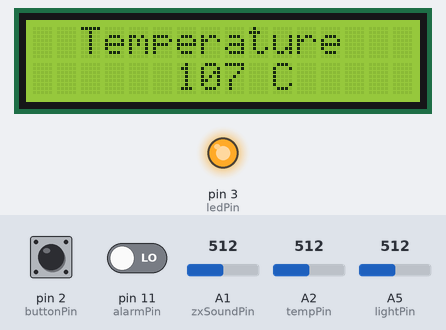
A sketch run on a simulated Arduino Mega 2560, built with avr-gcc and run on an emulated ATmega2560. Parts: 16×2 character LCD, output pins drawn as LEDs (lit = HIGH). The test bench sets the inputs (shaded band); at power-on: A2 (tempPin) = 512, pin 2 (buttonPin) LOW, pin 11 (alarmPin) LOW, A1 (zxSoundPin) = 512, A5 (lightPin) = 512. Random numbers use the default seed unless the sketch sets one; what the sketch prints to the serial monitor is not drawn.

Above: at 1.2 s.
1.3 s: A2 (tempPin) set to 716
At 3.6 s:
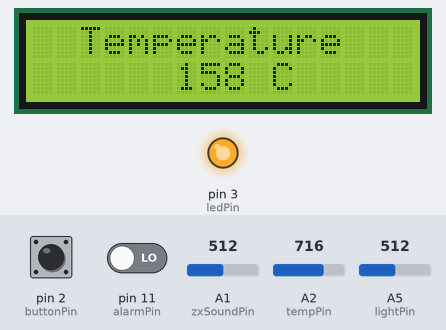
5.2 s: A2 (tempPin) set to 900
At 7.5 s:
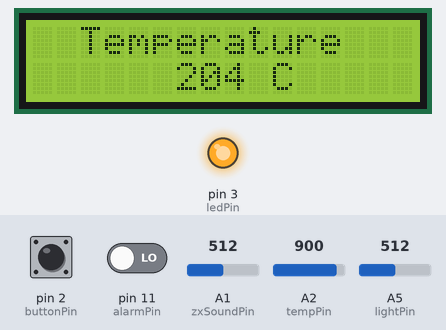
21.1 s: A2 (tempPin) set to 1023
At 22.0 s:
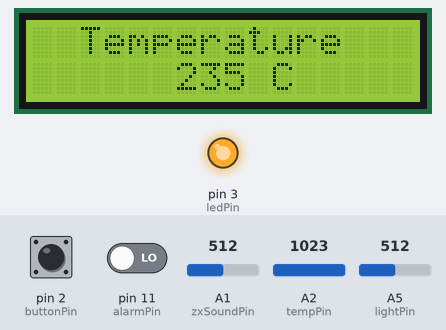
Timing chart, 0 to 24.1 s (numbered marks = the images above; inputs shaded):
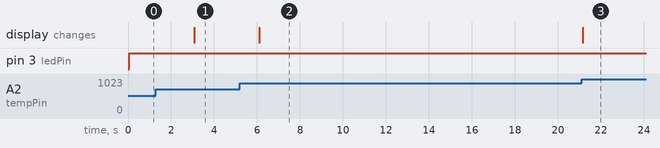

Measured:
- after the input at 1.3 s, the display: changes after 1.8 s (image 1)
- after the input at 5.2 s, the display: changes after 0.89 s (image 2)
- after the input at 21.1 s, the display: changes after 0.05 s (image 3)

The sketch:

smartBed.ino
```cpp
#include <LiquidCrystal.h>
#include <DHT.h>
#include <time.h>

LiquidCrystal lcd(8, 9, 4, 5, 6, 7);


int zxSoundPin = A1;
int tempPin = A2;
int lightPin = A5;
int alarmPin = 11;
int ledPin = 3;
int buttonPin = 2;
int lightOn = 1;
int lightOff = 0;
int alarmValue = 0;

void setup() {
  srand(time(NULL));
  lcd.begin(16, 2);
  pinMode(lightPin, INPUT);
  pinMode(zxSoundPin, INPUT);
  pinMode(tempPin, INPUT);
  pinMode(ledPin, OUTPUT);
  pinMode(buttonPin, INPUT);
  pinMode(alarmPin, INPUT);
  Serial.begin(9600);
  Serial1.begin(115200);
}

void loop() {
  String motion = "false";
  int light = analogRead(A5);
  int zxSound = analogRead(zxSoundPin);
  int button = digitalRead(buttonPin);
  String buttonCheck = "false";
  int temp = (25 * analogRead(A2) - 2050) / 100;
  alarmValue = digitalRead(alarmPin);
  if (alarmValue == 1) {
    motion = "true";
  }
  else if (alarmValue == 0) {
    motion = "false";
  }
  lcd.clear();
  lcd.setCursor(0, 0);
  if (button == 1 && light < 300) {
    digitalWrite(ledPin, lightOff);
    buttonCheck = "true";
  }
  else if (button == 1 && light > 300) {
    digitalWrite(ledPin, lightOn);
    buttonCheck = "true";
  }
  else {
    digitalWrite(ledPin, lightOn);
    buttonCheck = "false";
  }
  lcd.setCursor(2, 0);
  lcd.print("Temperature");
  lcd.setCursor(6, 1);
  lcd.print(temp);
  lcd.print(" C");
  if (light > 300) {
    digitalWrite(lightPin, lightOn);
  }
  String str = "[{\"id\":" + (String)rand() + ",\"temp\":" + (String)temp + ",\"sound\":" + (String)zxSound + ",\"motion\":" + motion + ",\"button\":" + buttonCheck + "}]";
  Serial1.println(str);
  Serial.println(str);
  delay(3000);

}
```
